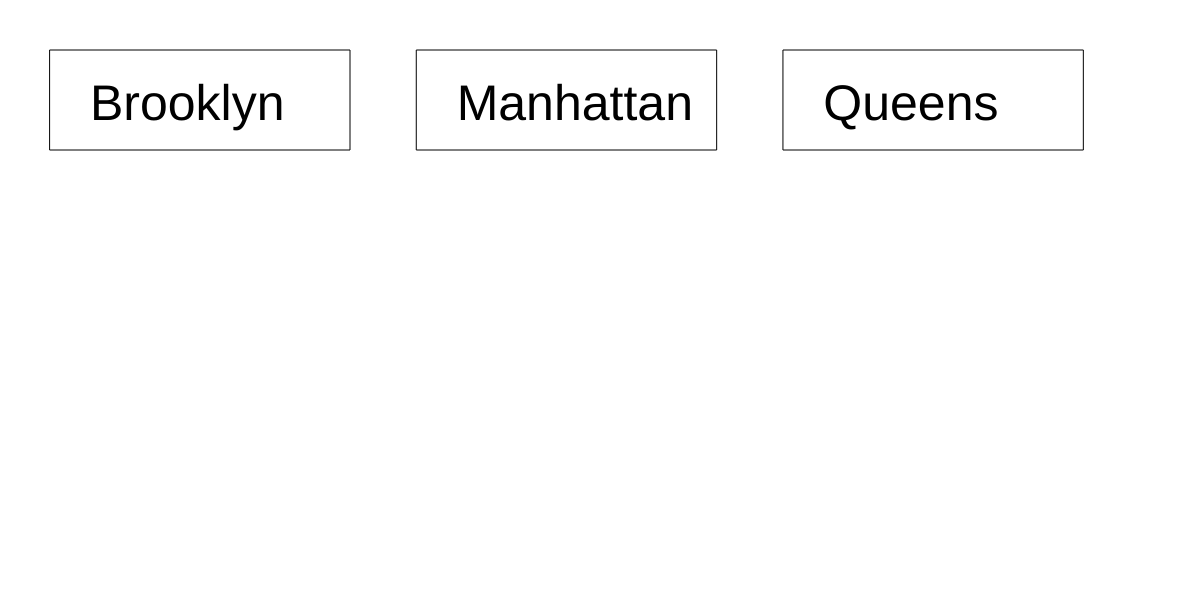
Frame 1 (no input)
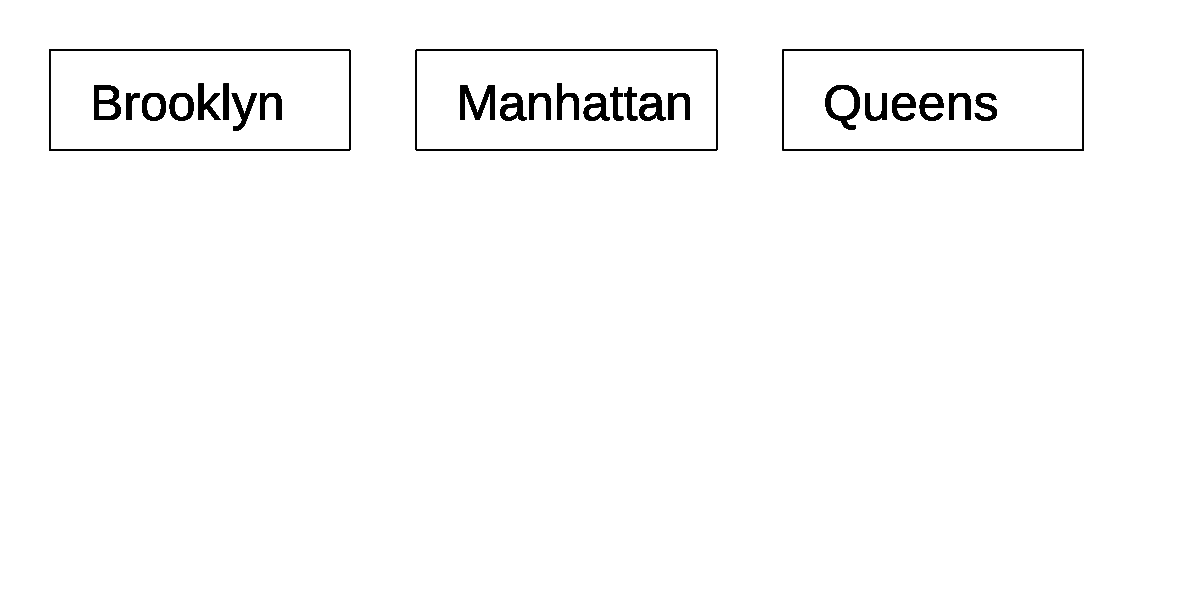
Frame 60 (no input)
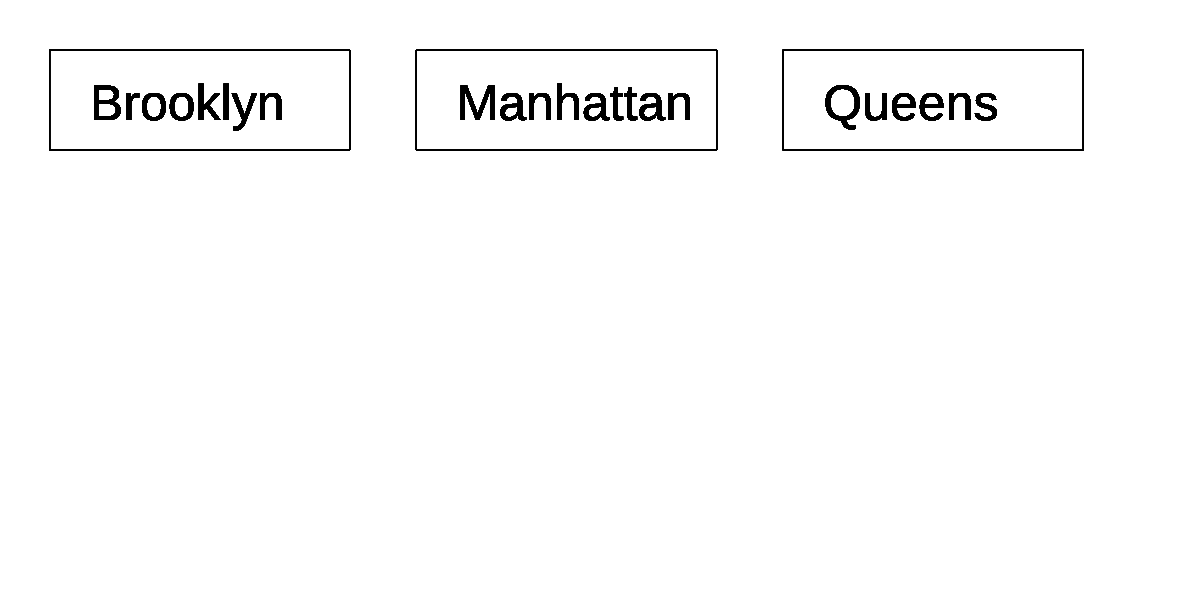
Frame 120 (the mouse pressed at the canvas centre since frame 60)

The p5.js sketch that drew these frames (run headless with seeded random() and noise() and a simulated clock; from frame 60 on, the mouse is pressed at the canvas centre):

// p5.js sketch
// ── sketch.js
//Partner: Abi
var myData;
var url;

var searchTerms = [];
var searchIndex = 0;
var boxSearch = [];
var queryInput;
function setup(){
	createCanvas(1200,600);
	searchTerms = ["Brooklyn","Manhattan","Queens"];
	for (var i = 0; i < searchTerms.length; i++){
		var myMap = map(i, 0, searchTerms.length, 100, width);
		var aBox = new SearchBox(myMap-50,searchTerms[i],width/searchTerms.length);
		append(boxSearch, aBox);
	}
}
function draw(){
	for(var i = 0; i < boxSearch.length; i++){
		boxSearch[i].draw();
	}
	console.log(queryInput);
}

function mouseClicked(){
	for(var i = 0; i < boxSearch.length; i++){
		if(boxSearch[i].clicked()){
			queryInput = boxSearch[i].seachTerm;
		}
	}
}

function SearchBox(aX,term, aLength){
	this.x = aX;
	this.y = 50;
	this.length = aLength-100;
	this.seachTerm = term;
	this.draw = function(){
		noFill();
		rect(this.x, this.y, this.length, 100);
		textSize(50);
		fill(0);
		text(this.seachTerm,this.x+40, this.y+70);
	}
	this.clicked = function(){
		if(mouseX < this.x+this.length && mouseX > this.x && mouseY < this.y+100 && mouseY > this.y){
			return true;
		} else{
			return false;
		}
	}
};
